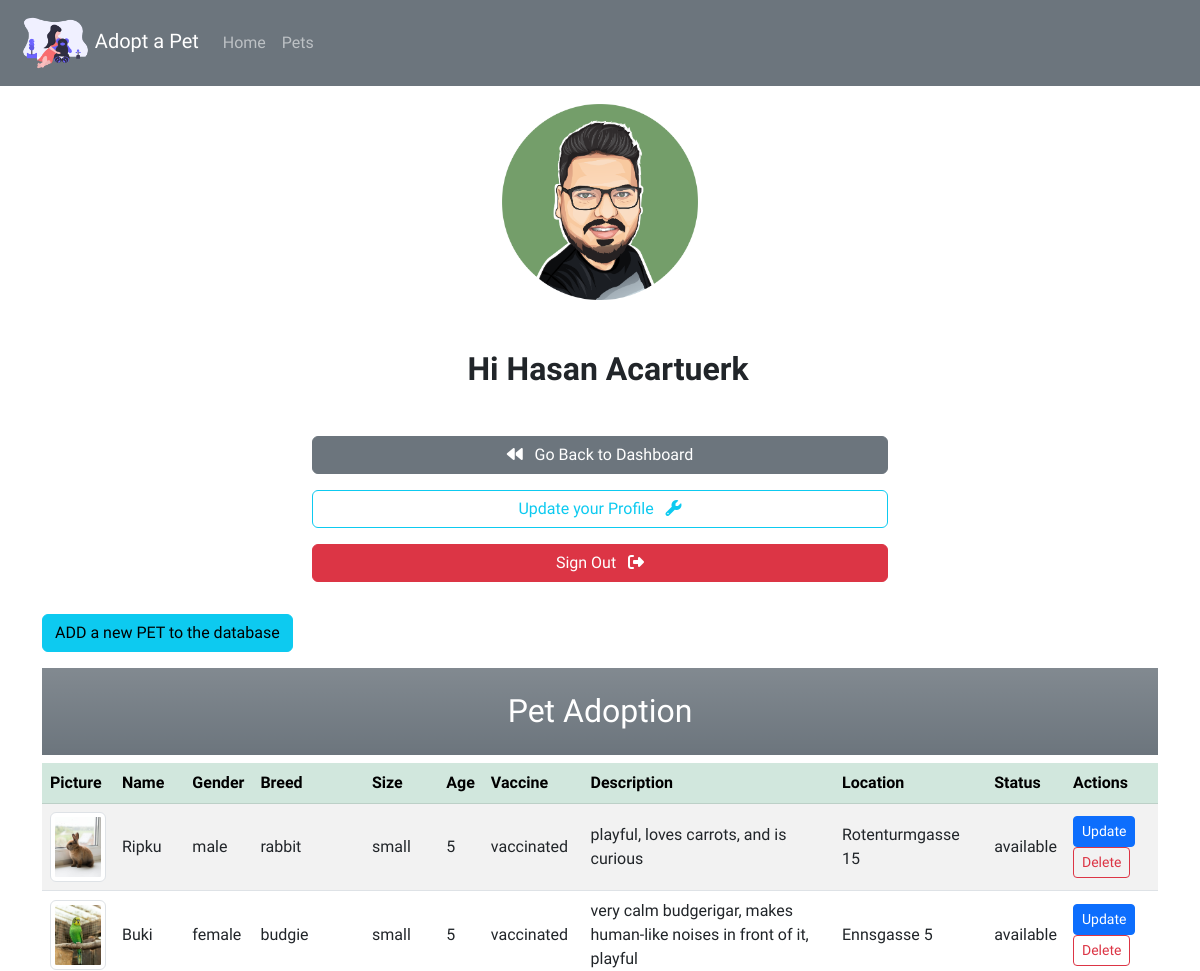
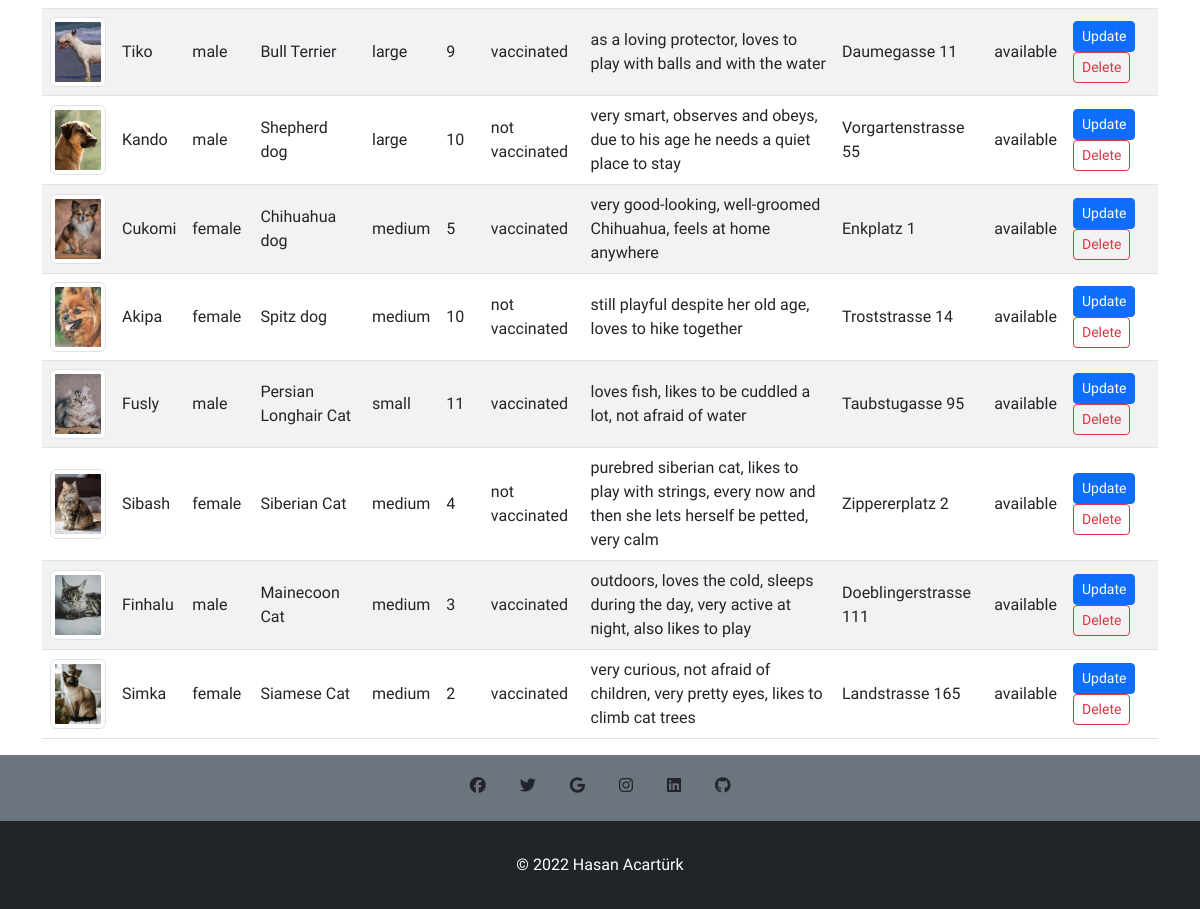
/animals/index.php (signed in), run on the app's committed database (2 pictures, top to bottom).
### tables this page shows
CREATE TABLE `users` (
  `id` int(11) NOT NULL,
  `first_name` varchar(255) NOT NULL,
  `last_name` varchar(255) NOT NULL,
  `email` varchar(100) NOT NULL,
  `phone_number` varchar(100) NOT NULL,
  `address` varchar(200) NOT NULL,
  `picture` varchar(255) NOT NULL,
  `password` varchar(255) NOT NULL,
  `status` varchar(5) NOT NULL DEFAULT 'user'
);

CREATE TABLE `animals` (
  `id` int(11) NOT NULL,
  `name` varchar(90) NOT NULL,
  `gender` varchar(10) NOT NULL,
  `breed` varchar(70) NOT NULL,
  `size` varchar(15) NOT NULL,
  `age` tinyint(3) NOT NULL,
  `vaccine` enum('vaccinated','not vaccinated') DEFAULT 'vaccinated',
  `description` varchar(200) NOT NULL,
  `location` varchar(150) NOT NULL,
  `picture` varchar(255) NOT NULL,
  `status` enum('available','adopted') DEFAULT 'available'
);

### animals/index.php (the view, shortened to what this page needs)
<?php
require_once '../actions/db_connect.php';
$res = mysqli_query($connect, "SELECT * FROM users WHERE id=" . $_SESSION['adm']);
$row_a = mysqli_fetch_array($res, MYSQLI_ASSOC);
$sql = "SELECT * from animals";
$result = mysqli_query($connect, $sql);
$body = "";
if (mysqli_num_rows($result) > 0) {
    while ($row = mysqli_fetch_assoc($result)) {
        $body .= "<tr>
        <td><img class='img-thumbnail' src='../pictures/" . $row['picture'] . "'</td>
        <td>" . $row['name'] . "</td>
        <td>" . $row['gender'] . "</td>
        <td>" . $row['breed'] . "</td>
        <td>" . $row['size'] . "</td>
        <td>" . $row['age'] . "</td>
        <td>" . $row['vaccine'] . "</td>
        <td>" . $row['description'] . "</td>
        <td>" . $row['location'] . "</td>
        <td>" . $row['status'] . "</td>
            <td><a href='update.php?id=" . $row['id'] . "'><button class='btn btn-primary btn-sm' type='button'>Update</button></a>
            <a href='delete.php?id=" . $row['id'] . "'><button class='btn btn-outline-danger btn-sm' type='button'>Delete</button></a></td>
            </tr>";
    }
} else {
    $body = "<tr><td colspan='11'><center>No Data Available </center></td></tr>";
}
?>
<!DOCTYPE html>
<html lang="en">
<head>
    <?php require_once "../components/bootstrap.php" ?>
    <?php require_once "../components/bootstrap_icons.php" ?>
    <?php require_once "../components/animate.php" ?>
    <link rel="stylesheet" href="../css/style.css">
</head>
<body>
    <?php require_once "../components/navbar.php" ?>
    <div class="container manageCard w-50 mt-3 d-flex justify-content-center flex-column text-center">
        <div class="">
            <img class="userImage rounded-circle" src="../pictures/<?php echo $row_a['picture']; ?>" alt="<?php echo $row_a['first_name']; ?>">
            <h2 class="text-dark mt-5 mb-5">
                <strong>&nbsp; Hi <?php echo $row_a['first_name'] . " " . $row_a['last_name']; ?>
                </strong>
            </h2>
        </div>
        <a href="../dashboard.php" class="btn btn-secondary mb-3"><i class="fa-solid fa-backward"></i> &nbsp; Go Back to Dashboard</a>
        <a href="../update.php?id=<?php echo $_SESSION['adm'] ?>" class="btn btn-outline-info mb-3">Update your Profile &nbsp; <i class="fa-solid fa-wrench"></i></a>
        <a href="../logout.php?logout" class="btn btn-danger mb-3">Sign Out &nbsp; <i class="fa-solid fa-right-from-bracket"></i></a>
    </div>
    <div class="container manageCard w-100 mt-3">
        <a href="create.php" class="btn btn-info mb-3">ADD a new PET to the database</a>
        <p class='h2 text-center bg-secondary bg-gradient text-white p-4'> Pet Adoption</p>
        <table class='table table-striped'>
            <thead class='table-success'>
                <tr>
                    <th>Picture</th>
                    <th>Name</th>
                    <th>Gender</th>
                    <th>Breed</th>
                    <th>Size</th>
                    <th>Age</th>
                    <th>Vaccine</th>
                    <th>Description</th>
                    <th>Location</th>
                    <th>Status</th>
                    <th>Actions</th>
                </tr>
            </thead>
            <tbody>
                <?php echo $body ?>
            </tbody>
        </table>
    </div>
    <?php require_once "../components/footer.php" ?>
</body>
</html>

### css/style.css (style rules this page uses)
* { font-family: "Courgette", cursive; list-style: none; text-decoration: none; }
a { text-decoration: none; list-style: none; }
.manageCard { margin: auto; }
.img-thumbnail { width: 70px !important; height: 70px !important; }
td { text-align: left; vertical-align: middle; }
tr { text-align: center; }
th { text-align: left; }
.userImage { width: 200px; height: auto; }

### data on the page
users: picture (picture), first_name "Hasan", last_name "Acartuerk"
animals: picture (picture), name "Ripku", gender "male", breed "rabbit", size "small", age "5", vaccine "vaccinated", description "playful, loves carrots, and is curious", location "Rotenturmgasse 15", status "available"
animals: picture (picture), name "Buki", gender "female", breed "budgie", size "small", age "5", vaccine "vaccinated", description "very calm budgerigar, makes human-like noises in front of it, playful", location "Ennsgasse 5", status "available"
animals: picture (picture), name "Tiko", gender "male", breed "Bull Terrier", size "large", age "9", vaccine "vaccinated", description "as a loving protector, loves to play with balls and with the water", location "Daumegasse 11", status "available"
animals: picture (picture), name "Kando", gender "male", breed "Shepherd dog", size "large", age "10", vaccine "not vaccinated", description "very smart, observes and obeys, due to his age he needs a quiet place to stay", location "Vorgartenstrasse 55", status "available"
animals: picture (picture), name "Cukomi", gender "female", breed "Chihuahua dog", size "medium", age "5", vaccine "vaccinated", description "very good-looking, well-groomed Chihuahua, feels at home anywhere", location "Enkplatz 1", status "available"
animals: picture (picture), name "Akipa", gender "female", breed "Spitz dog", size "medium", age "10", vaccine "not vaccinated", description "still playful despite her old age, loves to hike together", location "Troststrasse 14", status "available"
animals: picture (picture), name "Fusly", gender "male", breed "Persian Longhair Cat", size "small", age "11", vaccine "vaccinated", description "loves fish, likes to be cuddled a lot, not afraid of water", location "Taubstugasse 95", status "available"
animals: picture (picture), name "Sibash", gender "female", breed "Siberian Cat", size "medium", age "4", vaccine "not vaccinated", description "purebred siberian cat, likes to play with strings, every now and then she lets herself be petted, very calm", location "Zippererplatz 2", status "available"
animals: picture (picture), name "Finhalu", gender "male", breed "Mainecoon Cat", size "medium", age "3", vaccine "vaccinated", description "outdoors, loves the cold, sleeps during the day, very active at night, also likes to play", location "Doeblingerstrasse 111", status "available"
animals: picture (picture), name "Simka", gender "female", breed "Siamese Cat", size "medium", age "2", vaccine "vaccinated", description "very curious, not afraid of children, very pretty eyes, likes to climb cat trees", location "Landstrasse 165", status "available"
